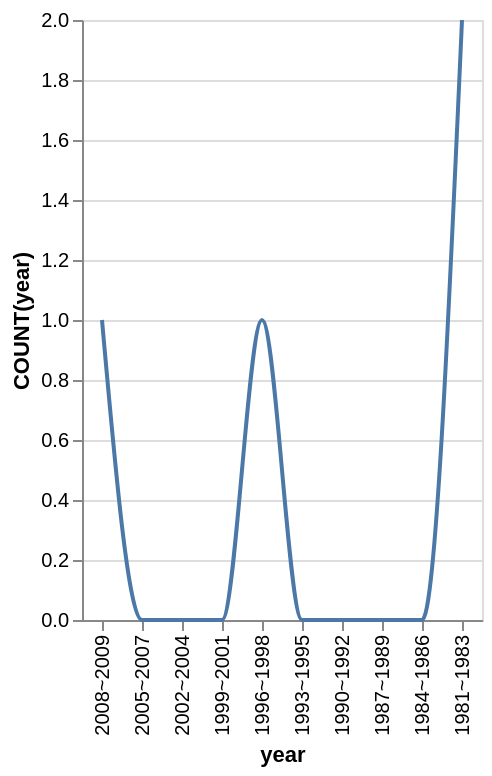

Here is the Vega-Lite specification saved for this chart:
### Vega-Lite specification from a JSON file in a GitHub repository (floating-point values rounded to 4 significant figures)
{"data": {"values": [{"x_data": "2008~2009", "y_data": 1}, {"x_data": "2005~2007", "y_data": 0}, {"x_data": "2002~2004", "y_data": 0}, {"x_data": "1999~2001", "y_data": 0}, {"x_data": "1996~1998", "y_data": 1}, {"x_data": "1993~1995", "y_data": 0}, {"x_data": "1990~1992", "y_data": 0}, {"x_data": "1987~1989", "y_data": 0}, {"x_data": "1984~1986", "y_data": 0}, {"x_data": "1981~1983", "y_data": 2}]}, "mark": {"type": "line", "interpolate": "monotone"}, "encoding": {"x": {"field": "x_data", "type": "nominal", "title": "year", "sort": "descending"}, "y": {"field": "y_data", "type": "quantitative", "title": "COUNT(year)"}}}
